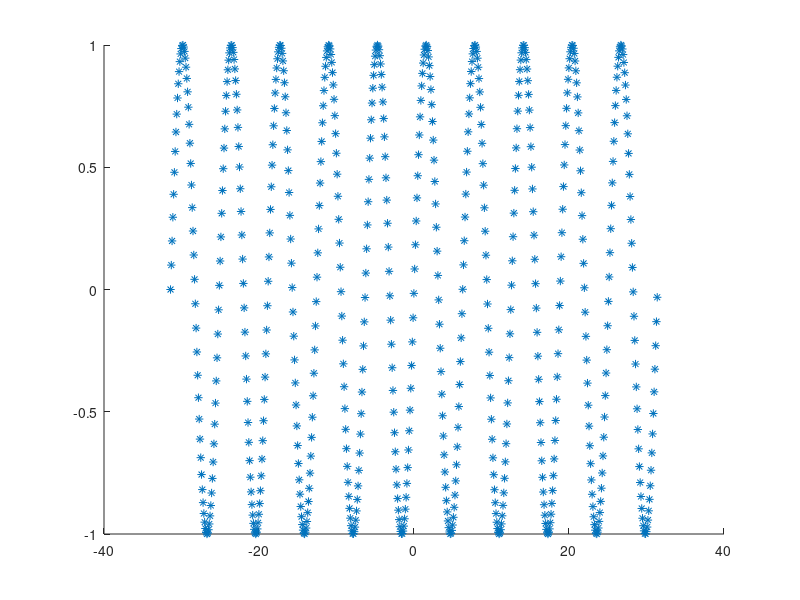

The MATLAB script that drew this image: (Note: this script raises an error after producing the figure.)
%% Movie Test.
 
%% Set up some function. 
% Sine between -2*pi and 2*pi.
x = (10*-pi:0.1:10*pi)'; % Note the transpose.
y = sin(x);
fid = figure;
hold on
% The final plot.
plot(x,y, '*');
 
%% Set up the movie.
writerObj = VideoWriter('out.avi'); % Name it.
writerObj.FrameRate = 60; % How many frames per second.
open(writerObj); 
 
for i=1:size(y)      
    % We just use pause but pretend you have some really complicated thing here...
    pause(0.1);
    figure(fid); % Makes sure you use your desired frame.
    plot(x(i),y(i),'or');
 
    %if mod(i,4)==0, % Uncomment to take 1 out of every 4 frames.
        frame = getframe(gcf); % 'gcf' can handle if you zoom in to take a movie.
        writeVideo(writerObj, frame);
    %end
 
end
hold off
close(writerObj); % Saves the movie.